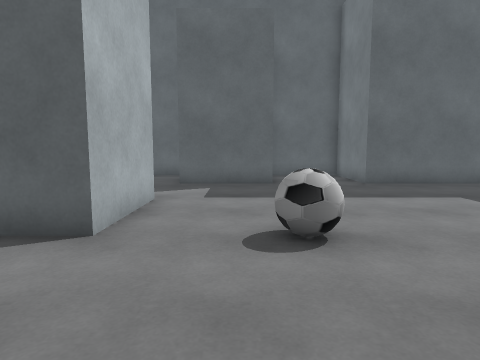
view 1 (above)

16 first-person views from a walk through a Unity game level. The camera is 1.3 m above the floor, tilts 6° down and sees 75° across. The floor is counted in squares, 1 m on a side. Each view is taken from the middle of a square. On the plan, view 1 faces up. The plan holds only what a view shows up to about 14 squares ahead; the rest is blank. The player character is not drawn. Some animated figures are not drawn. Some surface patterns are stand-ins.

view 2
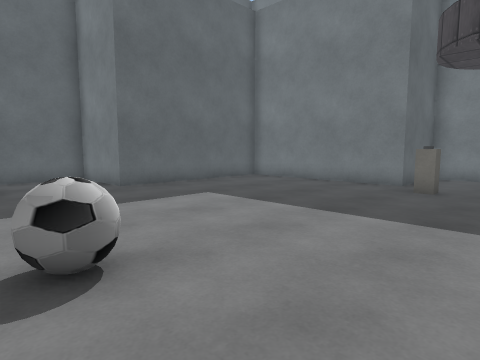

view 3
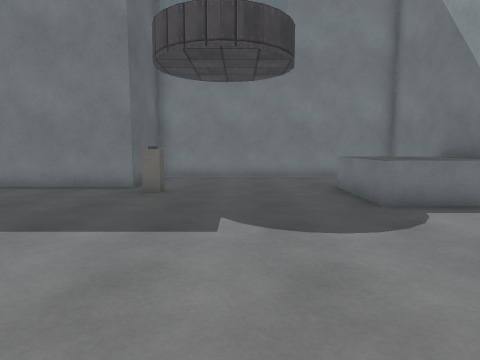

view 4
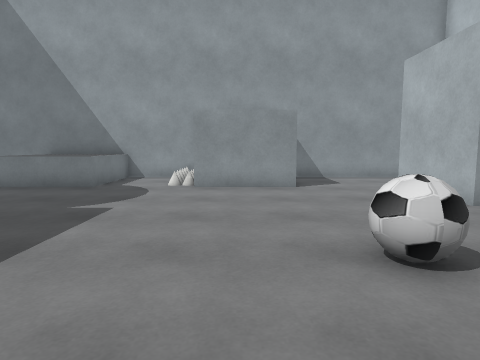

view 5
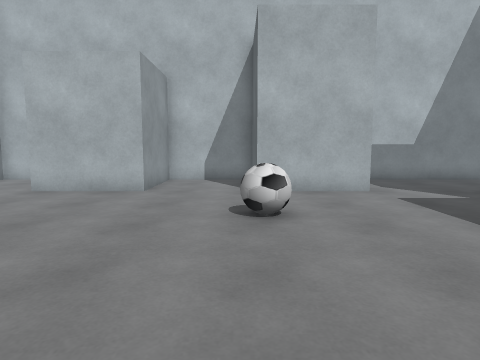

view 6
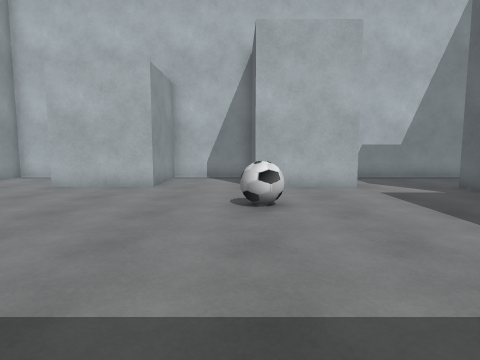

view 7
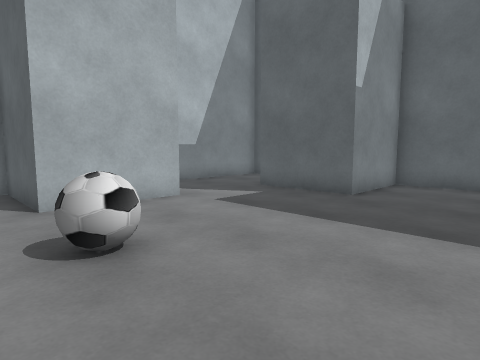

view 8
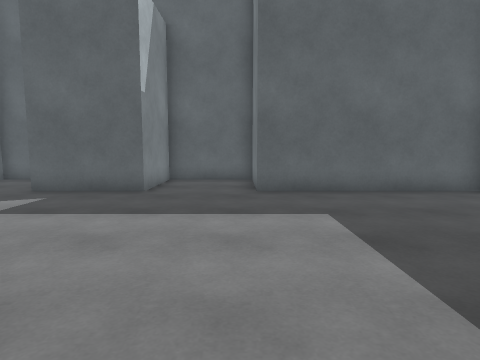

view 9
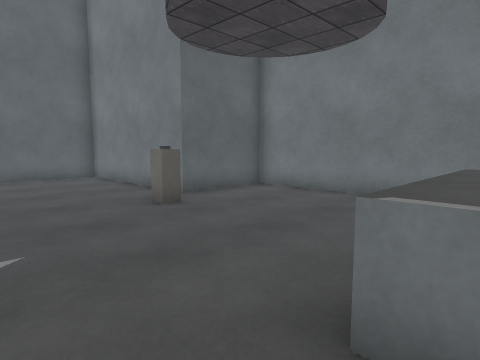

view 10
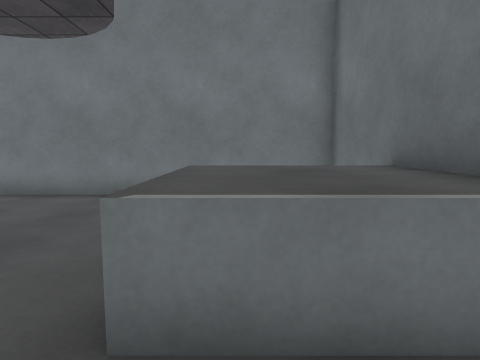

view 11
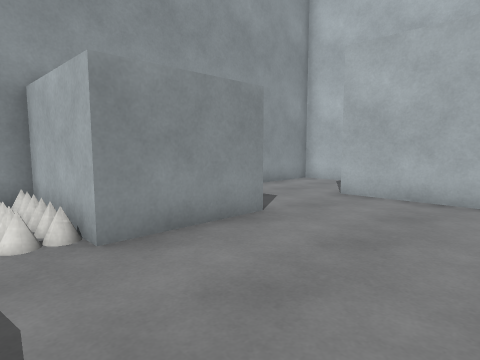

view 12
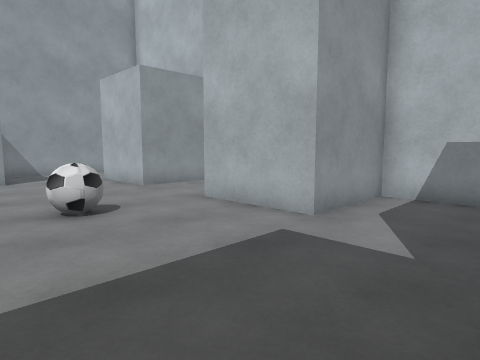

view 13
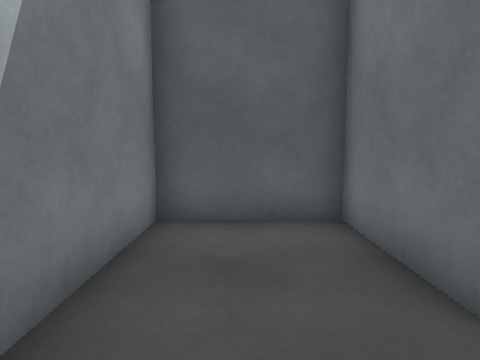

view 14
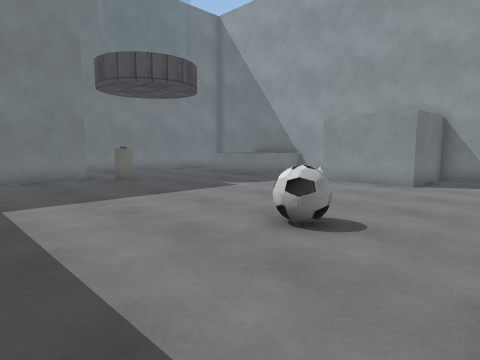

view 15
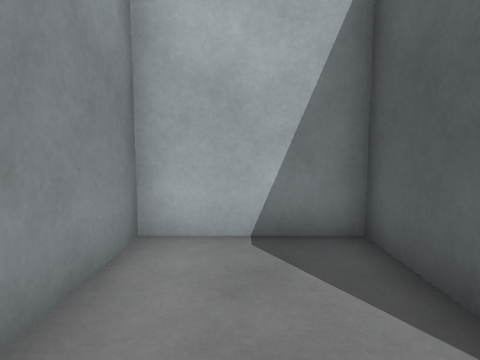

view 16
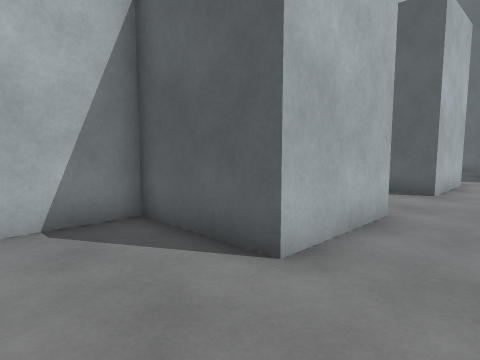

### Floor plan
Key: @ floor where view 1 was taken; # wall or solid block; . floor; = window, fence, low wall or low ledge; ^ raised ledge; O other object.
Columns run from 6 left of view 1 to 15 right of it. Each row starts with its distance up from view 1.
 15 #####  #####
 14 #...#  #...#
 13 #...#  #...#
 12 #...#  #...#
 11 #...####...#######
 10 #................#
  9 #................#
  8 ####.............#
  7    ##............#
  6     #............#
  5 #####..O.........#####
  4 #......O........O....#
  3 #...............O....#
  2 #....................#
  1 #####................#
  0     #.@..............#
 -1     #................#
 -2 #####...###...^^^^...#
 -3 #......## #=..^^^^ ..#
 -4 #......#  #=..^^^^   #
 -5 #......#   #..^^^^   #
 -6 ########   ###########

Positions as (right, up) in squares from view 1, and headings:
1: (0, 0), facing up
2: (0, 1), facing up-right
3: (1, 1), facing right
4: (3, 8), facing down
5: (7, 4), facing left
6: (8, 4), facing left
7: (5, 3), facing up-left
8: (4, 2), facing up
9: (6, -3), facing up-right
10: (6, -3), facing right
11: (6, 2), facing down-left
12: (3, 11), facing down-left
13: (-4, 9), facing up
14: (-2, 9), facing down-right
15: (-1, -4), facing left
16: (0, -5), facing up-left
